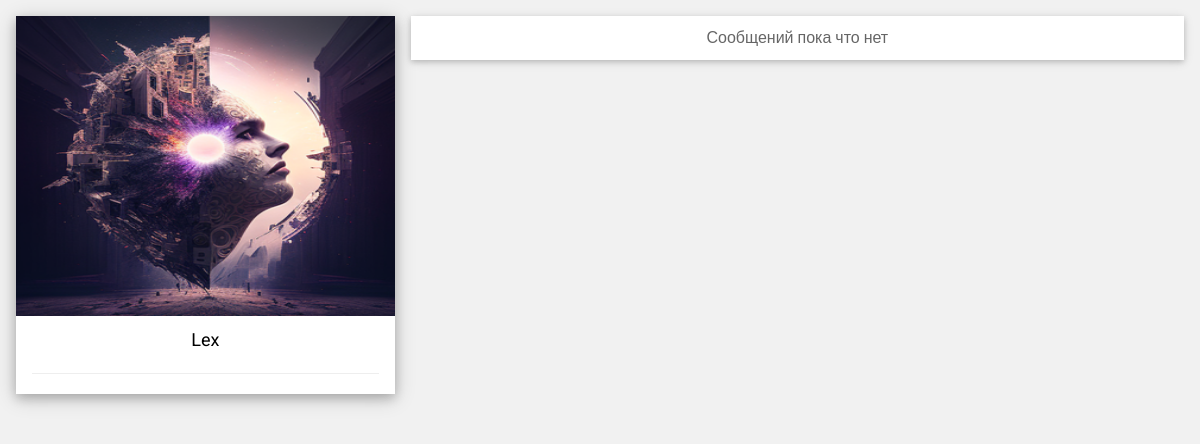
Page /user/2 on the earlier database version.
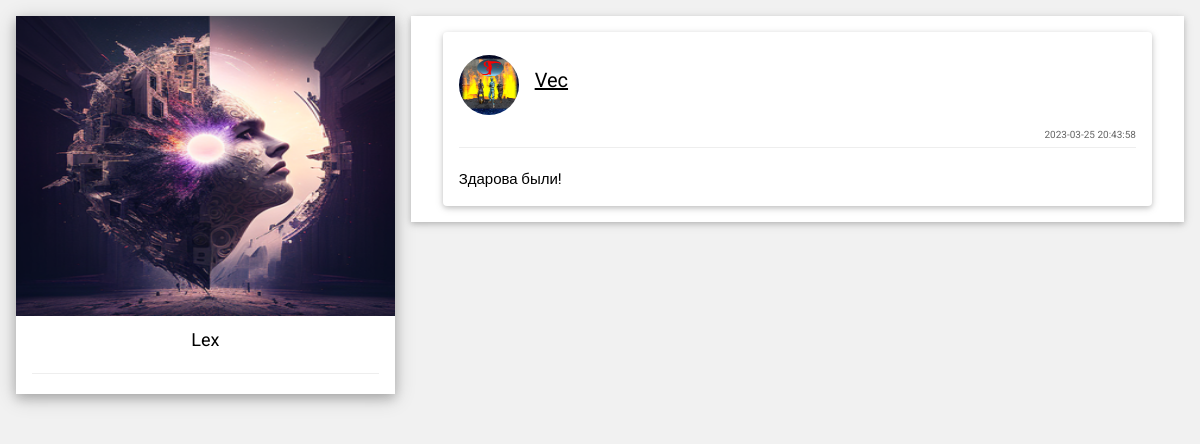
Same page on the later database version.
### semas_app/views.py (the view)
# urls.py: path('user/<int:id>', views.user),
def user(request, id):
    if request.method != "GET": return HttpResponse("<h1>Страница не найдена: 404</h1>")
    cookie_user_id = request.COOKIES.get("id")  # id зарегистрированного пользователя
    is_authed_user = False
    is_login_user_page = False
    user_info = User.get_info(id)
    if (not id) or (not user_info): return HttpResponse("<h1>Страница не найдена: 404</h1>")
    if cookie_user_id and id:  # Пользователь авторизован и id передано в качестве аргумента
        cookie_user_id = int(cookie_user_id)
        is_authed_user = True
        User.update_time_of_last_action(cookie_user_id)
        if cookie_user_id == id:  # И сидит на своей странице
            is_login_user_page = True
    friend_status = Friend.get_friend_request_status(cookie_user_id, id)
    if user_info["is_blocked"]:
        friend_status = FriendStatus.UNAUTHED.value
    wall_messages = MessageWall.get_wall_messages(id)
    friend_requests_count = Friend.get_friend_requests_count(cookie_user_id)
    friends = Friend.get_friends_user_page(id, 8)
    active_dialogs_count = Dialog.get_active_dialogs_count(cookie_user_id)
    data = {"cookie_user_id": cookie_user_id, "user_id": id, "is_login_user_page": is_login_user_page, \
            "is_authed_user": is_authed_user, "wall_messages": wall_messages, "user_info": user_info, \
            "friend_status": friend_status, "friend_requests_count": friend_requests_count, "friends": friends,\
            "friends_count": len(friends), "active_dialogs_count": active_dialogs_count}
    return render(request, "user.html", context=data)

### semas_app/models.py (called while the page is built)
    def get_wall_messages(user_id):
        if not user_id: return None
        try:
            con = sqlite3.connect(DB_NAME)
            cur = con.cursor()
            result = cur.execute(f"SELECT senderId, message, user.nick AS nick, user.avatar AS avatar, date FROM wall_message \
             INNER JOIN user ON wall_message.senderId=user.id WHERE receiverId={user_id} ORDER BY date DESC").fetchall()
            return MessageWall.__parse_wall_messages(result)
        except sqlite3.Error as error:
            con.rollback()
            print(f"DataBase error {error.__str__()}")
            return None
        finally:
            con.close()

    def __parse_wall_messages(wall_messages):
        result = list()
        for wall_message in wall_messages:
            sender_id = wall_message[0]
            message = wall_message[1]
            nick = wall_message[2]
            avatar = wall_message[3]
            avatar = User.get_avatar_link(avatar, sender_id)
            date = wall_message[4]
            tmp = dict()
            tmp["sender_id"] = sender_id
            tmp["message"] = Message.tolink(message)
            tmp["nick"] = nick
            tmp["avatar"] = avatar
            tmp["date"] = date
            result.append(tmp)
        return result

    def get_info(user_id):
        try:
            con = sqlite3.connect(DB_NAME)
            cur = con.cursor()
            result = cur.execute(f"SELECT id, nick, sex, is_blocked, time_of_last_action, avatar \
                FROM user WHERE id={user_id}").fetchall()
            if len(result) == 0:
                return None
            return User.__parse_user_info(result[0])
        except sqlite3.Error as error:
            con.rollback()
            print(f"DataBase error {error.__str__()}")
            return None
        finally:
            con.close()
        return None

    def __parse_user_info(user_info):
        result = dict()
        user_id = user_info[0]
        nick = user_info[1]
        sex = user_info[2]
        is_blocked = user_info[3]
        time_of_last_action = user_info[4]
        avatar = user_info[5]
        result["id"] = user_id
        result["nick"] = nick
        result["is_blocked"] = is_blocked
        result["time_of_last_action"] = time_of_last_action
        result["is_online"] = User.__is_online(time_of_last_action)
        result["avatar"] = User.get_avatar_link(avatar, user_id)
        return result

### semas_app/templates/user.html (shortened to what this page needs)
<!DOCTYPE html>
{% load static %}
<html lang="ru">
<head>
<link rel="stylesheet" type="text/css" href="{% static 'css/main.css' %}">
<link rel="stylesheet" type="text/css" href="{% static 'css/w3.css' %}">
<link rel="stylesheet" href="https://cdnjs.cloudflare.com/ajax/libs/font-awesome/4.7.0/css/font-awesome.min.css">
</head>
<body class="w3-light-grey">
<div class="w3-content w3-margin-top" style="max-width:1400px;">
  <div class="w3-row-padding">
    <div class="w3-third">
      <div class="w3-white w3-text-grey w3-card-4">
        <div class="w3-display-container">
          <img src="{% static user_info.avatar %}"
			    style="width:100%; height:300px" alt="Avatar" />
        </div>
        <div class="w3-container">
		  <h5 class="w3-text-black w3-center">{{user_info.nick}}</h5>
          <hr />
        </div>
      </div>
	  <br />
    </div>
    <div class="w3-twothird">
      <div class="w3-container w3-card w3-white w3-margin-bottom">
		{% for wall_message in wall_messages %}
		<div class="w3-container w3-card w3-white w3-round w3-margin"><br>
			<a href = "{{wall_message.sender_id}}" target="_blank">
				<img src="{% static wall_message.avatar %}" alt="Avatar"
					 class="w3-left w3-circle w3-margin-right avatar" style="width:60px;height:60px">
			<h4>{{ wall_message.nick }}</h4>
			</a><br>
			<span class="w3-right w3-opacity small">{{wall_message.date}}</span>
					<hr class="w3-clear">
			<p>
			{{wall_message.message|safe}}
			</p>
		</div>
		{% empty %}
		<h6 class="w3-opacity w3-center">Сообщений пока что нет</h6>
		{% endfor %}
	  </div>
	</div>
  </div>
</div>
</body>
</html>

### semas_app/static/css/main.css (style rules this page uses)
.small { font-size: 10px; }
.avatar { width:60px; }

### semas_app/static/css/w3.css (style rules this page uses)
html { box-sizing:border-box }
*,*:before,*:after { box-sizing:inherit }
html { -ms-text-size-adjust:100%;-webkit-text-size-adjust:100% }
body { margin:0 }
a { background-color:transparent }
img { border-style:none }
hr { box-sizing:content-box;height:0;overflow:visible }
html,body { font-family:Verdana,sans-serif;font-size:15px;line-height:1.5 }
html { overflow-x:hidden }
h4 { font-size:20px }
h5 { font-size:18px }
h1,h2,h3,h4,h5,h6 { font-family:"Segoe UI",Arial,sans-serif;font-weight:400;margin:10px 0 }
hr { border:0;border-top:1px solid #eee;margin:20px 0 }
img { vertical-align:middle }
a { color:inherit }
.w3-tooltip,.w3-display-container { position:relative }
.w3-container:after,.w3-container:before,.w3-panel:after,.w3-panel:before,.w3-row:after,.w3-row:before,.w3-row-padding:after,.w3-row-padding:before, .w3-cell-row:before,.w3-cell-row:after,.w3-clear:after,.w3-clear:before,.w3-bar:before,.w3-bar:after { content:"";display:table;clear:both }
.w3-col,.w3-half,.w3-third,.w3-twothird,.w3-threequarter,.w3-quarter { float:left;width:100% }
@media (min-width:601px) { .w3-col.m4,.w3-third { width:33.33333% } }
@media (min-width:601px) { .w3-col.m8,.w3-twothird { width:66.66666% } }
.w3-content,.w3-auto { margin-left:auto;margin-right:auto }
.w3-content { max-width:980px }
.w3-circle { border-radius:50% }
.w3-round,.w3-round-medium { border-radius:4px }
.w3-row-padding,.w3-row-padding>.w3-half,.w3-row-padding>.w3-third,.w3-row-padding>.w3-twothird,.w3-row-padding>.w3-threequarter,.w3-row-padding>.w3-quarter,.w3-row-padding>.w3-col { padding:0 8px }
.w3-container,.w3-panel { padding:0.01em 16px }
.w3-card,.w3-card-2 { box-shadow:0 2px 5px 0 rgba(0,0,0,0.16),0 2px 10px 0 rgba(0,0,0,0.12) }
.w3-card-4,.w3-hover-shadow:hover { box-shadow:0 4px 10px 0 rgba(0,0,0,0.2),0 4px 20px 0 rgba(0,0,0,0.19) }
.w3-opacity,.w3-hover-opacity:hover { opacity:0.60 }
.w3-center { text-align:center!important }
.w3-margin { margin:16px!important }
.w3-margin-top { margin-top:16px!important }
.w3-margin-bottom { margin-bottom:16px!important }
.w3-margin-right { margin-right:16px!important }
.w3-left { float:left!important }
.w3-right { float:right!important }
.w3-white,.w3-hover-white:hover { color:#000!important;background-color:#fff!important }
.w3-light-grey,.w3-hover-light-grey:hover,.w3-light-gray,.w3-hover-light-gray:hover { color:#000!important;background-color:#f1f1f1!important }
.w3-text-black,.w3-hover-text-black:hover { color:#000!important }
.w3-text-grey,.w3-hover-text-grey:hover,.w3-text-gray,.w3-hover-text-gray:hover { color:#757575!important }

### semas_app/templates/user.html (style rules this page uses)
html,body,h1,h2,h3,h4,h5,h6 { font-family: "Roboto", sans-serif }

Differences in the rows shown:
added wall_message: nick "Vec", date "2023-03-25 20:43:58", message "Здарова были!"
Other differences:
text no longer shown: "Сообщений пока что нет"
